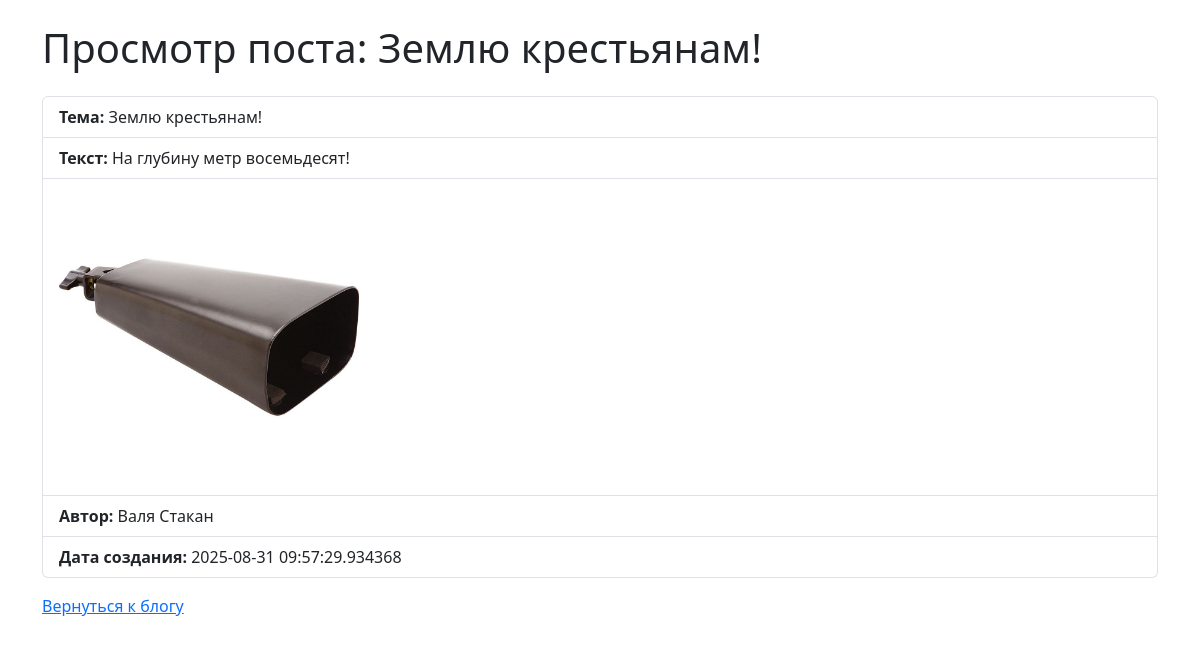
The app's page /post/4 with its own data.
### models.py (models this page shows)
class Base(Model):
    class Meta:
        database = db

class Blog(Base):
    name = CharField()
    image_path = CharField(null=True)
    text = CharField()
    author = ForeignKeyField(User)
    created_on = DateTimeField(default=datetime.now())

class User(Base):
    first_name = CharField()
    last_name = CharField()
    email = CharField(unique=True)
    password_hash = CharField()
    image_path = CharField(null=True)

### app.py (the view)
@app.route('/post/<int:post_id>', methods=['GET'])
def post_detail(post_id):
    post = Blog.get(Blog.id == post_id)
    return render_template('post_detail.html', post=post)

### app.py (called while the page is built)
@app.before_request
def get_user():
    user_id = session.get('user_id')
    if user_id:
        user = User.get_or_none(User.id == user_id)
    else:
        user = None
    request.user = user

### templates/post_detail.html (shortened to what this page needs)
<!DOCTYPE html>
<html lang="ru">
<head>
    <link href="https://cdn.jsdelivr.net/npm/bootstrap@5.3.0/dist/css/bootstrap.min.css" rel="stylesheet"/>
</head>
<body>
<div class="container mt-4">
    <h1 class="mb-4">Просмотр поста: {{ post.name }}</h1>
    <ul class="list-group">
        <li class="list-group-item"><strong>Тема:</strong> {{ post.name }}</li>
        <li class="list-group-item"><strong>Текст:</strong> {{ post.text }}</li>
        <li class="list-group-item">
            <div class="image-container" style="min-height:300px;">
                {% if post.image_path %}
                <img src="/{{ post.image_path }}" alt="Image" class="img-fluid" style="max-width:300px;">
                {% endif %}
            </div>
        </li>
        <li class="list-group-item"><strong>Автор:</strong> {{ post.author.first_name }} {{ post.author.last_name }}
        </li>
        <li class="list-group-item"><strong>Дата создания:</strong> {{ post.created_on }}</li>
    </ul>
    <p class="mt-3"><a href="{{ url_for('index') }}">Вернуться к блогу</a></p>
</div>
</body>
</html>

### records on screen
Blog: name "Землю крестьянам!", text "На глубину метр восемьдесят!", image_path (picture), created_on "2025-08-31 09:57:29.934368"
User: author.first_name "Валя", author.last_name "Стакан"
